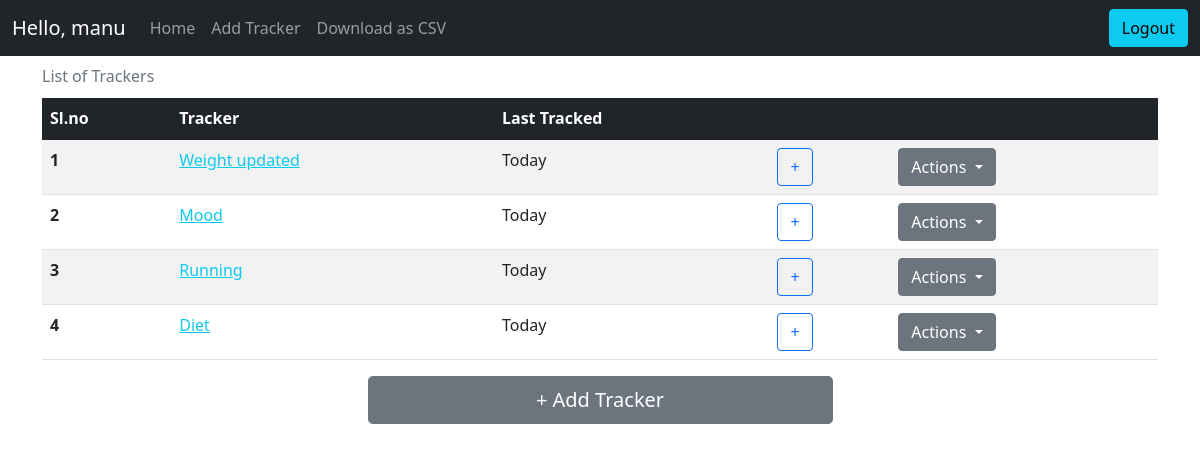
The app's page / (signed in) with its own data.
### application/models.py (models this page shows)
class User(db.Model, UserMixin):
    __tablename__ = "user"
    id = db.Column(db.Integer, autoincrement=True, primary_key=True)
    username = db.Column(db.String)
    email = db.Column(db.String, unique=True)
    password = db.Column(db.String(255))
    active = db.Column(db.Boolean())
    trackers = db.relationship("Tracker", backref="tracker")
    roles = db.relationship('Role', secondary=roles_users, backref=db.backref('users', lazy='dynamic'))

class Tracker(db.Model):
    __tablename__ = "tracker"
    id = db.Column(db.Integer, primary_key=True, autoincrement=True)
    name = db.Column(db.String, nullable=False)
    description = db.Column(db.String)
    type = db.Column(db.Integer, nullable=False)
    settings = db.Column(db.String)
    user_id = db.Column(db.Integer,  db.ForeignKey("user.id"), nullable=False)
    activity = db.relationship("Activity", backref="activity")

### main.py (the view)
@app.route("/", methods=["GET"])
@login_required
def home():
    if request.method == "GET":
        trackers, lastTimestamps = getTrackers()
        return (
            render_template(
                "home.html", trackers=trackers, lastTimestamps=lastTimestamps
            ),
            200,
        )

### main.py (called while the page is built)
@app.after_request
def after_request(response):
    header = response.headers
    header["Access-Control-Allow-Origin"] = "*"
    return response

@app.after_request
def after_request(response):
    header = response.headers
    header["Access-Control-Allow-Origin"] = "*"
    return response

def getTrackers():
    trackers = (
        db.session.query(Tracker).filter(Tracker.user_id == current_user.id).all()
    )
    lastTimeStamps = {}
    for t in trackers:
        activity = (
            db.session.query(Activity)
            .filter(Activity.tracker_id == t.id)
            .order_by(Activity.timestamp.desc())
            .first()
        )
        if activity is None:
            lastTimeStamps[t.id] = "No Logs yet"
        else:
            lastTimeStamps[t.id] = convertToNaturalday(activity.timestamp)
    return trackers, lastTimeStamps

def convertToNaturalday(dt):
    count = (datetime.now() - dt).days
    if count == 0 or count == -1:
        return "Today"
    elif count == 1:
        return "Yesterday"
    elif count > 1 and count < 31:
        return str(count) + " day(s) ago"
    elif count > 30 and count < 366:
        return (
            "" + str(int(count / 30)) + " Month(s) " + str(count % 30) + " Day(s) ago"
        )
    elif count > 365:
        noOfYears = str(int(count / 365))
        remaining = str(count % 365)
        return "" + noOfYears + " Year(s) " + remaining + " Day(s) ago"
    return (datetime.now() - dt).days

### templates/home.html (shortened to what this page needs)
<!DOCTYPE html>
<html>
{% include './head_content.html' %}
<body  onload="onLoadHome()">
    {% include './navbar.html' %}
    <div class="container">
        {% if trackers|length > 0 %}
        <table class="table table-striped table-hover caption-top">
            <caption>List of Trackers</caption>
            <thead class="table-dark">
                <tr>
                    <th scope="col">Sl.no</th>
                    <th scope="col">Tracker</th>
                    <th scope="col">Last Tracked</th>
                    <th scope="col"></th>
                    <th scope="col"></th>
                </tr>
            </thead>
            <tbody>
                {% for t in trackers %}
                <tr>
                    <th scope="row"> {{ loop.index }}</th>
                    <td><a href="/tracker/{{ t.id }}/overview" class="tracker-links link-info">{{ t.name }}</a></td>
                    <td>{{ lastTimestamps[t.id] }}</td>
                    <td><a class="btn btn-outline-primary" href="/tracker/{{ t.id }}/log" role="button">+</a></td>
                    <td>
                        <div class="dropdown">
                            <a class="btn btn-secondary dropdown-toggle" href="#" role="button" id="dropdownMenuLink"
                                data-bs-toggle="dropdown" aria-expanded="false">
                                Actions
                            </a>
                        </div>
                    </td>
                </tr>
                {% endfor %}
            </tbody>
        </table>
        {% else %}
        <h5 class="text-center">There are no trackers present. Go ahead create one by cliking Add Tracker</h5>
        {% endif %}
        <div class="vstack gap-2 col-md-5 mx-auto">
            <a class="btn btn-secondary btn-lg" href="/tracker/create" role="button">+ Add Tracker</a>
        </div>
    </div>
</body>
</html>

### templates/head_content.html (shortened to what this page needs)
<head>
    <link rel="stylesheet" href="https://cdn.jsdelivr.net/npm/bootstrap-icons@1.8.1/font/bootstrap-icons.css">
    <link href="https://cdn.jsdelivr.net/npm/bootstrap@5.1.3/dist/css/bootstrap.min.css" rel="stylesheet"
>
    <link rel="stylesheet" type="text/css" href="{{ url_for('static', filename='style.css') }}" />
</head>

### templates/navbar.html (shortened to what this page needs)
<nav class="navbar sticky-top navbar-expand-lg navbar-dark bg-dark">
  <div class="container-fluid">
    <a class="navbar-brand" href="/">Hello, {{current_user.username}}</a>
    {% if current_user.is_authenticated %}
    <div class="collapse navbar-collapse" id="navbarText">
      <ul class="navbar-nav me-auto mb-2 mb-lg-0">
        <li class="nav-item">
          <a class="nav-link" aria-current="page" href="/">Home</a>
        </li>
        <li class="nav-item">
          <a class="nav-link" href="/tracker/create">Add Tracker</a>
        </li>
        <li class="nav-item">
          <a class="nav-link" href="/export">Download as CSV</a>
        </li>
      </ul>
      <form action="/logout" method="GET">
        <button class="btn btn-info" type="submit">Logout</button>
      </form>
      {% elif isLogin == True %}
      <form action="/register" method="GET">
        <button class="btn btn-info" type="submit">Register</button>
      </form>
      {% else %}
      <form action="/login" method="GET">
        <button class="btn btn-info" type="submit">Login</button>
      </form>
      {% endif %}
    </div>
  </div>
</nav>

### records on screen
User: username "manu"
Tracker: name "Weight updated", lastTimestamps "Today"
Tracker: name "Mood", lastTimestamps "Today"
Tracker: name "Running", lastTimestamps "Today"
Tracker: name "Diet", lastTimestamps "Today"
